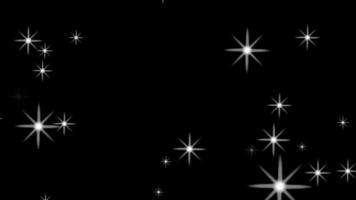
#> input picture open cv/photos/star.jpg, 356 x 200 px
$ python 'log transformation.py'
#> lines starting #> are read from the running program, lines starting #| are printed output that depends on the picture; after the words box and inside, x2 and y2 are one past the last pixel; in counts of white or black regions, pixels touching at a corner belong together
# log transformation  - brightens the low intensity values
#                     - helps in viewing details in a black/dull photo
#                     - compress high intensity values and expand/brighten lower intensity values

import numpy as np
import cv2

img1 = cv2.imread('./photos/star.jpg' , 0)
#> img1 is the input picture: shape (200, 356); min 0, max 255, mean 5.1

img2 = np.uint8(np.log1p(img1)) # log1p finds log(1+r)
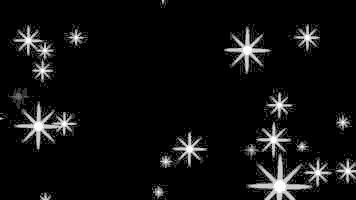
#> img2: shape (200, 356); min 0, max 5, mean 0.298; drawn with min black and max white

thresh = 1
img3 = cv2.threshold(img2,thresh,255,cv2.THRESH_BINARY)[1] #converting the image into binary image to view final log transform output image.
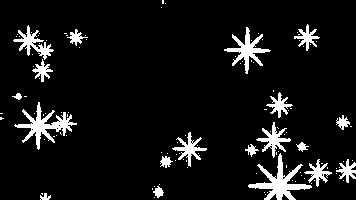
#> img3: shape (200, 356); 7.8% white; 115 white regions (96 under 20 px), largest, box (x1, y1, x2, y2) and area: (248, 153, 312, 200) 926, (14, 102, 77, 150) 855, (224, 27, 271, 74) 621

cv2.imshow('original' , img1)

cv2.imshow('log transform 1' , img3)

cv2.waitKey(0)
cv2.destroyAllWindows()
